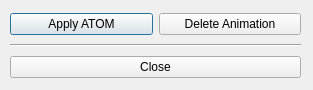
<?xml version="1.0" encoding="UTF-8"?>
<ui version="4.0">
 <class>Dialog</class>
 <widget class="QDialog" name="Dialog">
  <property name="geometry">
   <rect>
    <x>0</x>
    <y>0</y>
    <width>313</width>
    <height>90</height>
   </rect>
  </property>
  <property name="windowTitle">
   <string>Dialog</string>
  </property>
  <widget class="QWidget" name="verticalLayoutWidget">
   <property name="geometry">
    <rect>
     <x>10</x>
     <y>10</y>
     <width>291</width>
     <height>71</height>
    </rect>
   </property>
   <layout class="QVBoxLayout" name="verticalLayout">
    <item>
     <layout class="QHBoxLayout" name="horizontalLayout">
      <item>
       <widget class="QPushButton" name="pushButtonATOM">
        <property name="text">
         <string>Apply ATOM</string>
        </property>
       </widget>
      </item>
      <item>
       <widget class="QPushButton" name="pushButtonDelete">
        <property name="minimumSize">
         <size>
          <width>125</width>
          <height>0</height>
         </size>
        </property>
        <property name="text">
         <string>Delete Animation</string>
        </property>
       </widget>
      </item>
     </layout>
    </item>
    <item>
     <widget class="Line" name="line">
      <property name="orientation">
       <enum>Qt::Horizontal</enum>
      </property>
     </widget>
    </item>
    <item>
     <widget class="QPushButton" name="pushButtonClose">
      <property name="minimumSize">
       <size>
        <width>125</width>
        <height>0</height>
       </size>
      </property>
      <property name="text">
       <string>Close</string>
      </property>
     </widget>
    </item>
   </layout>
  </widget>
 </widget>
 <resources/>
 <connections/>
</ui>
